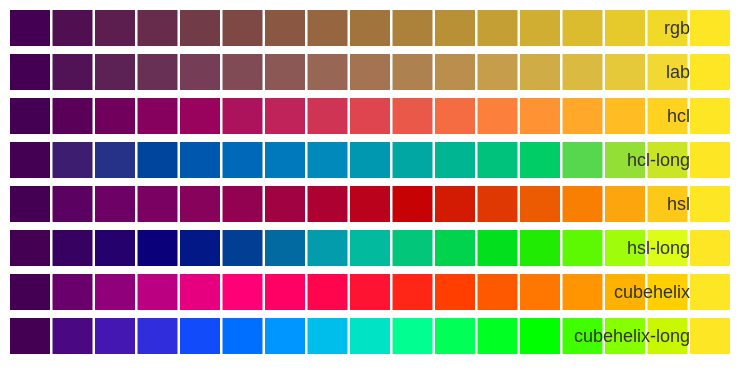

Specify this chart in Vega-Lite:
### Vega specification from a JSON file in a GitHub repository (floating-point values rounded to 4 significant figures)
{"$schema": "https://vega.github.io/schema/vega/v6.json", "description": "Every colour space Vega can interpolate a ramp in, over the same two ends. Both ends are exact by construction whichever space is chosen; the path between them is the only thing a reader sees, and for three of the spaces there are two ways round the hue circle.", "width": 340, "height": 176, "padding": 5, "background": "white", "data": [{"name": "steps", "values": [{"t": 0.0}, {"t": 0.0625}, {"t": 0.125}, {"t": 0.1875}, {"t": 0.25}, {"t": 0.3125}, {"t": 0.375}, {"t": 0.4375}, {"t": 0.5}, {"t": 0.5625}, {"t": 0.625}, {"t": 0.6875}, {"t": 0.75}, {"t": 0.8125}, {"t": 0.875}, {"t": 0.9375}, {"t": 1.0}]}], "scales": [{"name": "x", "type": "linear", "domain": [0, 1], "range": "width"}, {"name": "rgb", "type": "linear", "domain": [0, 1], "range": ["#440154", "#fde725"], "interpolate": "rgb"}, {"name": "lab", "type": "linear", "domain": [0, 1], "range": ["#440154", "#fde725"], "interpolate": "lab"}, {"name": "hcl", "type": "linear", "domain": [0, 1], "range": ["#440154", "#fde725"], "interpolate": "hcl"}, {"name": "hcl-long", "type": "linear", "domain": [0, 1], "range": ["#440154", "#fde725"], "interpolate": "hcl-long"}, {"name": "hsl", "type": "linear", "domain": [0, 1], "range": ["#440154", "#fde725"], "interpolate": "hsl"}, {"name": "hsl-long", "type": "linear", "domain": [0, 1], "range": ["#440154", "#fde725"], "interpolate": "hsl-long"}, {"name": "cubehelix", "type": "linear", "domain": [0, 1], "range": ["#440154", "#fde725"], "interpolate": "cubehelix"}, {"name": "cubehelix-long", "type": "linear", "domain": [0, 1], "range": ["#440154", "#fde725"], "interpolate": "cubehelix-long"}], "marks": [{"type": "rect", "from": {"data": "steps"}, "encode": {"enter": {"x": {"scale": "x", "field": "t"}, "width": {"value": 20}, "y": {"value": 0}, "height": {"value": 18}, "fill": {"scale": "rgb", "field": "t"}}}}, {"type": "rect", "from": {"data": "steps"}, "encode": {"enter": {"x": {"scale": "x", "field": "t"}, "width": {"value": 20}, "y": {"value": 22}, "height": {"value": 18}, "fill": {"scale": "lab", "field": "t"}}}}, {"type": "rect", "from": {"data": "steps"}, "encode": {"enter": {"x": {"scale": "x", "field": "t"}, "width": {"value": 20}, "y": {"value": 44}, "height": {"value": 18}, "fill": {"scale": "hcl", "field": "t"}}}}, {"type": "rect", "from": {"data": "steps"}, "encode": {"enter": {"x": {"scale": "x", "field": "t"}, "width": {"value": 20}, "y": {"value": 66}, "height": {"value": 18}, "fill": {"scale": "hcl-long", "field": "t"}}}}, {"type": "rect", "from": {"data": "steps"}, "encode": {"enter": {"x": {"scale": "x", "field": "t"}, "width": {"value": 20}, "y": {"value": 88}, "height": {"value": 18}, "fill": {"scale": "hsl", "field": "t"}}}}, {"type": "rect", "from": {"data": "steps"}, "encode": {"enter": {"x": {"scale": "x", "field": "t"}, "width": {"value": 20}, "y": {"value": 110}, "height": {"value": 18}, "fill": {"scale": "hsl-long", "field": "t"}}}}, {"type": "rect", "from": {"data": "steps"}, "encode": {"enter": {"x": {"scale": "x", "field": "t"}, "width": {"value": 20}, "y": {"value": 132}, "height": {"value": 18}, "fill": {"scale": "cubehelix", "field": "t"}}}}, {"type": "rect", "from": {"data": "steps"}, "encode": {"enter": {"x": {"scale": "x", "field": "t"}, "width": {"value": 20}, "y": {"value": 154}, "height": {"value": 18}, "fill": {"scale": "cubehelix-long", "field": "t"}}}}, {"type": "text", "encode": {"enter": {"x": {"signal": "width"}, "y": {"value": 9}, "text": {"value": "rgb"}, "align": {"value": "right"}, "baseline": {"value": "middle"}, "fontSize": {"value": 9}, "fill": {"value": "#333333"}}}}, {"type": "text", "encode": {"enter": {"x": {"signal": "width"}, "y": {"value": 31}, "text": {"value": "lab"}, "align": {"value": "right"}, "baseline": {"value": "middle"}, "fontSize": {"value": 9}, "fill": {"value": "#333333"}}}}, {"type": "text", "encode": {"enter": {"x": {"signal": "width"}, "y": {"value": 53}, "text": {"value": "hcl"}, "align": {"value": "right"}, "baseline": {"value": "middle"}, "fontSize": {"value": 9}, "fill": {"value": "#333333"}}}}, {"type": "text", "encode": {"enter": {"x": {"signal": "width"}, "y": {"value": 75}, "text": {"value": "hcl-long"}, "align": {"value": "right"}, "baseline": {"value": "middle"}, "fontSize": {"value": 9}, "fill": {"value": "#333333"}}}}, {"type": "text", "encode": {"enter": {"x": {"signal": "width"}, "y": {"value": 97}, "text": {"value": "hsl"}, "align": {"value": "right"}, "baseline": {"value": "middle"}, "fontSize": {"value": 9}, "fill": {"value": "#333333"}}}}, {"type": "text", "encode": {"enter": {"x": {"signal": "width"}, "y": {"value": 119}, "text": {"value": "hsl-long"}, "align": {"value": "right"}, "baseline": {"value": "middle"}, "fontSize": {"value": 9}, "fill": {"value": "#333333"}}}}, {"type": "text", "encode": {"enter": {"x": {"signal": "width"}, "y": {"value": 141}, "text": {"value": "cubehelix"}, "align": {"value": "right"}, "baseline": {"value": "middle"}, "fontSize": {"value": 9}, "fill": {"value": "#333333"}}}}, {"type": "text", "encode": {"enter": {"x": {"signal": "width"}, "y": {"value": 163}, "text": {"value": "cubehelix-long"}, "align": {"value": "right"}, "baseline": {"value": "middle"}, "fontSize": {"value": 9}, "fill": {"value": "#333333"}}}}]}
